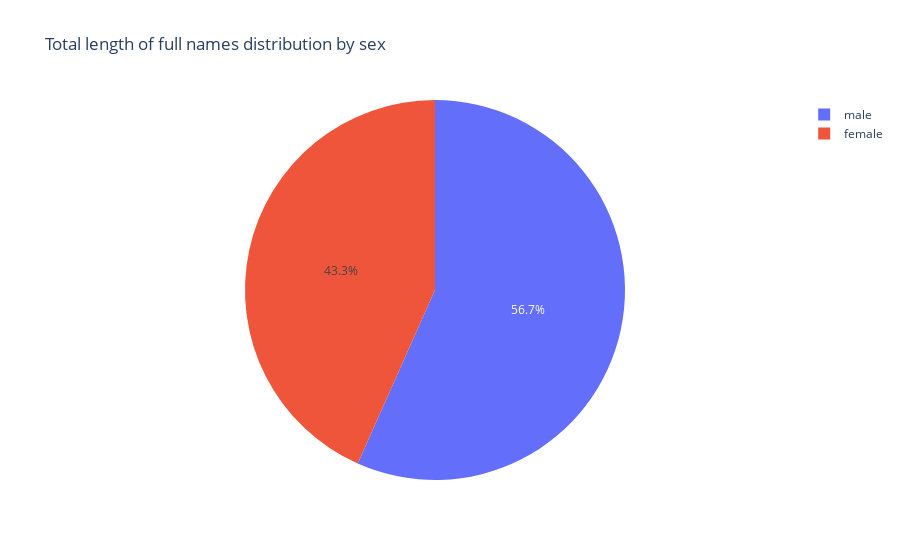

Write notebook code for a chart like this one.
### Markdown cell above
### 4.7 Second pie chart

### Code cell
def pie_chart_2(dataframe: pd.DataFrame):
    dataframe['Name_length'] = dataframe['Name'].str.len()
    graph = px.pie(dataframe, names='Sex', values='Name_length',
                labels={'Sex':'Passenger sex', 'Name_length':'Total length of full names'},
                title='Total length of full names distribution by sex')
    graph.show()

pie_chart_2(dataframe)

### Figure 1 — Plotly figure (JSON) as saved in the notebook; plotly's stock layout.template omitted (floating-point values rounded to 4 significant figures; data arrays with more than 128 entries replaced by an {"elided": "..."} marker saying what was removed)
{"data": [{"domain": {"x": [0, 1], "y": [0, 1]}, "hovertemplate": "Passenger sex=%{label}<br>Total length of full names=%{value}<extra></extra>", "labels": {"elided": "1309 str values"}, "legendgroup": "", "name": "", "showlegend": true, "type": "pie", "values": {"elided": "1309 int values"}}], "layout": {"legend": {"tracegroupgap": 0}, "title": {"text": "Total length of full names distribution by sex"}}}
